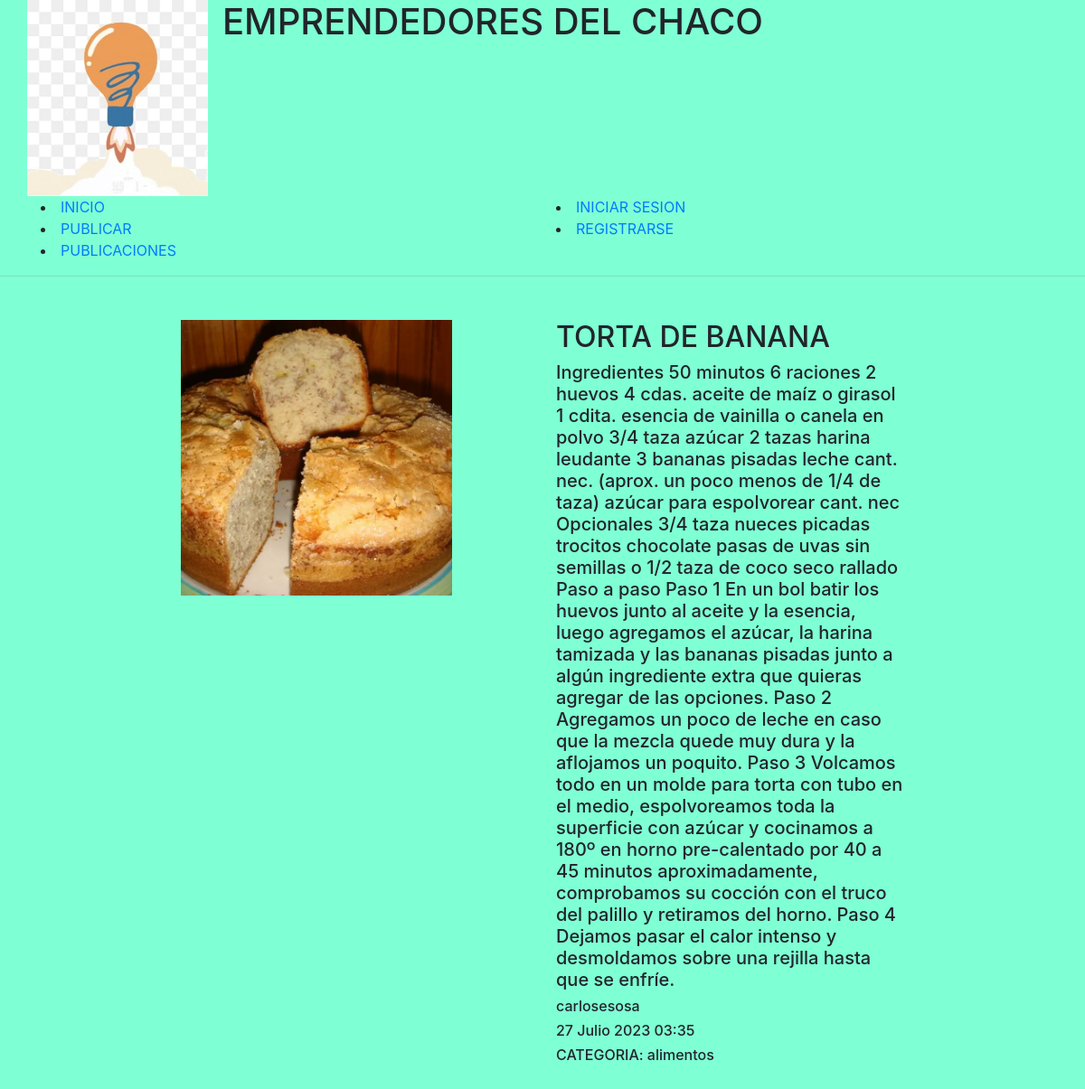
Screenshot of /publicaciones/Detalle/1 with the database file from the repository.
### apps/publicaciones/models.py (models this page shows, shortened)
class Publicacion(models.Model):
    creado = models.DateTimeField('creado', auto_now_add=True)
    modificado = models.DateTimeField('modificado', auto_now=True)
    titulo = models.CharField(max_length = 250)
    contenido = models.TextField()
    autor = models.ForeignKey(User, on_delete = models.CASCADE)
    imagen = models.ImageField(upload_to = 'publicaciones')
    categoria = models.ForeignKey(Categoria, on_delete = models.CASCADE)

class Categoria(models.Model):
    nombre = models.CharField(max_length=80)
    def __str__(self):
        return self.nombre

### apps/publicaciones/views.py (the view)
# urls.py: path('Detalle/<int:pk>', views.DetallePublicacionF, name="detalle_publicacion"),
def DetallePublicacionF(request, pk):
    context = {}
    publi = Publicacion.objects.get(id = pk)
    context['publicacion'] = publi
    return render(request, 'publicaciones/detalle.html', context)

### templates/publicaciones/detalle.html
{% extends 'base.html' %}
{% block contenido %}
<div class="container">
    <div class="row mt-3">
        <div class="col-md-9 mx-auto mb-5">
            <div class="row">
                <div class="col-md-6">
                    <img src="{{publicacion.imagen.url}}" width="300">
                </div>
                <div class="col-md-6">
                <h2>{{publicacion.titulo}}</h2>
                <h5>{{publicacion.contenido}}</h5>
                <h6>{{publicacion.autor}}</h6>
                <h6>{{publicacion.creado}}</h6>
                <h6>CATEGORIA: {{publicacion.categoria}}</h6>
                </div>
            </div>
        </div>
    </div>
</div>
{% endblock contenido %}

### templates/base.html (shortened to what this page needs)
{% load static %}
<!DOCTYPE html>
<html>
<head>
  <link rel="stylesheet" type="text/css" href="{% static 'css/main.css' %}">
  <link rel="stylesheet" type="text/css" href="{% static 'css/bootstrap.css' %}">
</head>
<body class="colfondo">
  <div class="container">
      <div class="row">
          <img src="{% static 'img/Blog_icon.png' %}" width="200">
          <h1 class="titulo ml-3">EMPRENDEDORES DEL CHACO</h1>
      </div>
      <div class="row">
          <div class="col-md-6">
              <li><a href="{% url 'home' %}">INICIO</a></li>
              <li><a href="{% url 'publicaciones:crear_publicacion' %}">PUBLICAR</a></li>
              <li><a href="{% url 'publicaciones:listar_publicaciones' %}">PUBLICACIONES</a></li>
          </div>
          <div class="col-md-6">
              {% if user.is_authenticated %}
              <div class="dropdown">
                <button>{{ user.username }}</button>
                <div class="dropdown-content">
                    <a href="{% url 'logout' %}">CERRAR SESION</a>
                    <a href="{% url 'sobrenosotros' %}">NOSOTROS</a></div>
              </div>
          {% else %}
              <li><a href="{% url 'login' %}">INICIAR SESION</a></li>
              <li><a href="{% url 'usuarios:registrar' %}">REGISTRARSE</a></li>
          {% endif %}
          </div>
      </div>
    </div><hr>
    <div class="container p-3">
          {% block contenido %}
          {% endblock contenido %}
    </div>
</body>
</html>

### static/css/main.css (style rules this page uses)
.colfondo { background-color: aquamarine; }

### rows the page displays
Publicacion: imagen (picture), titulo "TORTA DE BANANA", contenido "Ingredientes 50 minutos 6 raciones 2 huevos 4 cdas. aceite de maíz o girasol 1 cdita. esencia de vainilla o canela en polvo 3/4 taza azúcar 2 tazas harina leudante 3 bananas pisadas leche cant. nec. (aprox. un poco menos de 1/4 de taza) azúcar para espolvorear cant. nec Opcionales 3/4 taza nueces picadas trocitos chocolate pasas de uvas sin semillas o 1/2 taza de coco seco rallado Paso a paso Paso 1 En un bol batir los huevos junto al aceite y la esencia, luego agregamos el azúcar, la harina tamizada y las bananas pisadas junto a algún ingrediente extra que quieras agregar de las opciones. Paso 2 Agregamos un poco de leche en caso que la mezcla quede muy dura y la aflojamos un poquito. Paso…", autor "carlosesosa", creado "27 Julio 2023 03:35", categoria "alimentos"
